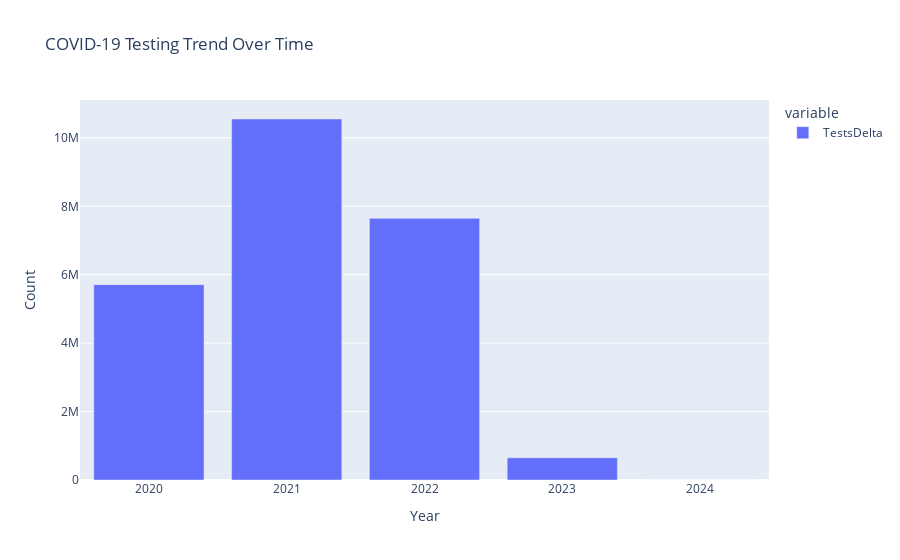

Here is the notebook cell this chart was saved with:
### Code cell
# Exclude datetime columns from the sum operation
numerical_columns = ['TestsDelta']  # Add other numerical columns as needed
grouped_data = covid_summary_df.groupby('year')[numerical_columns].sum().reset_index()
# Creating an interactive bar chart using Plotly
fig = px.bar(grouped_data, x='year', y=['TestsDelta'], title='COVID-19 Testing Trend Over Time',
             labels={'year': 'Year', 'value': 'Count'}, barmode='group')
plt.savefig("output/testing_trends_over_time.png")
fig.show()

### Figure 1 — Plotly figure (JSON) as saved in the notebook; plotly's stock layout.template omitted (floating-point values rounded to 4 significant figures)
{"data": [{"alignmentgroup": "True", "hovertemplate": "variable=TestsDelta<br>Year=%{x}<br>Count=%{y}<extra></extra>", "legendgroup": "TestsDelta", "marker": {"color": "#636efa", "pattern": {"shape": ""}}, "name": "TestsDelta", "offsetgroup": "TestsDelta", "orientation": "v", "showlegend": true, "textposition": "auto", "type": "bar", "x": [2020, 2021, 2022, 2023, 2024], "xaxis": "x", "y": [5709494, 10551840, 7647878, 649753, 0], "yaxis": "y"}], "layout": {"barmode": "group", "legend": {"title": {"text": "variable"}, "tracegroupgap": 0}, "title": {"text": "COVID-19 Testing Trend Over Time"}, "xaxis": {"anchor": "y", "domain": [0, 1], "title": {"text": "Year"}}, "yaxis": {"anchor": "x", "domain": [0, 1], "title": {"text": "Count"}}}}
